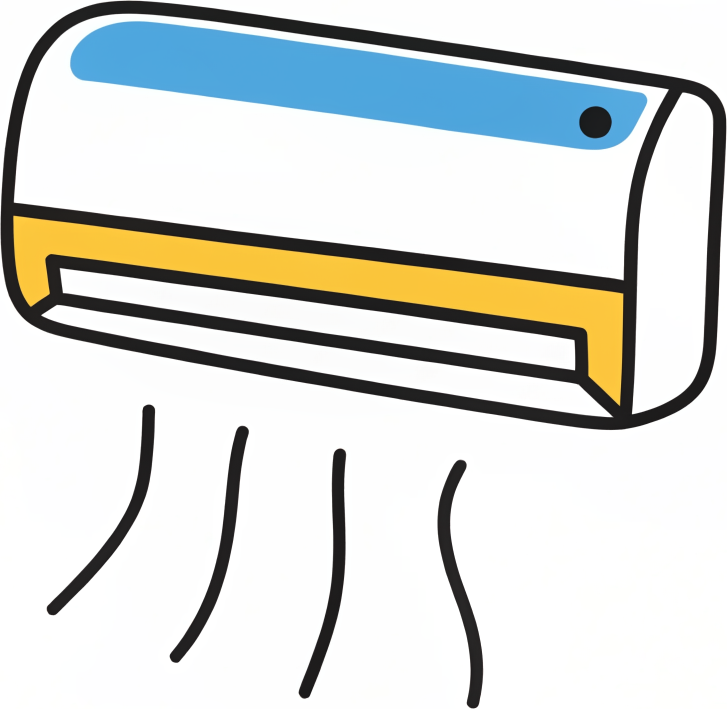
#> input picture doodle/assets/acunit.png, 727 x 709 px
$ python -i doodle_engine.py   (imports and definitions only)
#> lines starting #> are read from the running program, lines starting #| are printed output that depends on the picture; after the words box and inside, x2 and y2 are one past the last pixel; in counts of white or black regions, pixels touching at a corner belong together; pictures that were not available may be replaced by others from this repository, and a replacement may not be noted
#> further down, picture is the input picture: shape (709, 727, 3); mean B, G, R 213.4, 216.5, 213.2
#!/usr/bin/env python3
"""
Doodle Explainer ENGINE (no Node; SVG assets -> PIL composite -> ffmpeg).
Implements the format-dna/build-foundations spec:
 - rigged Character (separable parts rotated about correct joint pivots)
 - 6 primitives: slideIn, popIn, drawOn(wipe), headBob, armRaise, buildSequence
 - VO word-timestamps (ElevenLabs) -> per-word text reveal + tick SFX + head-bob
   on the SAME frame  (sync is the product)
 - element-by-element assembly, hard cuts, SFX kit, -14 LUFS master.

Drives off content/course/doodle_script.json. Run: python3 scripts/doodle_engine.py
"""
import hashlib, json, math, os, subprocess, sys, tempfile
from PIL import Image, ImageDraw, ImageFont
sys.path.insert(0, os.path.dirname(os.path.abspath(__file__)))
import doodle_assets as DA
import elevenlabs_tts as TTS
import make_lesson as ML

ROOT = os.path.join(os.path.dirname(os.path.abspath(__file__)), "..")
ASSETS = os.path.join(ROOT, "doodle", "assets")
SFXDIR = os.path.join(ROOT, "doodle", "sfx")
TC = os.path.join(ROOT, "content", "course", ".tts_cache")
W, H, FPS = int(os.environ.get("DOODLE_W", "1920")), int(os.environ.get("DOODLE_H", "1080")), 30
INK = (20, 20, 20)
PAPER = (250, 249, 245)            # warm off-white (v2 §1), not pure white
PAL_ACCENT = (255, 106, 0)         # marker emphasis (brand orange)


# [6 lines left out: function ground_line, not called in this run]


def draw_env(img, kind="city"):
    """Faint location doodle ILLUSTRATION behind the foreground (no geometric shapes).
    Uses the real Recraft doodle bg props rendered light-gray + low opacity."""
#> called with kind = 'city'
    prop = {"city": "citybg", "street": "citybg", "yard": "suburbbg", "house": "suburbbg"}.get(kind)
    if not prop:
        return img
    im = raster(prop, 1500)
    a = im.split()[3].point(lambda v: int(v * 0.42))      # faint
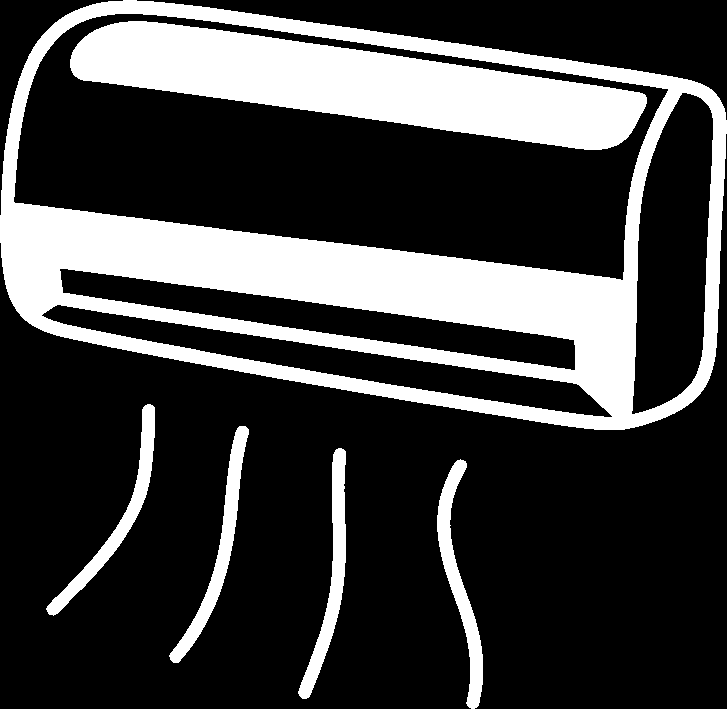
#> a: PIL image 727x709 L; values 0 (black) and 107 (white), 25.4% white; 6 white regions, box (x1, y1, x2, y2) and area: (0, 0, 727, 430) 81279, (70, 21, 647, 150) 36803, (437, 459, 483, 709) 3340, (298, 448, 346, 699) 3297, (169, 426, 249, 663) 3263, (46, 404, 155, 616) 3117
    faint = Image.new("RGBA", im.size, (206, 204, 196, 0)); faint.putalpha(a)
#> after `faint.putalpha(a)`:
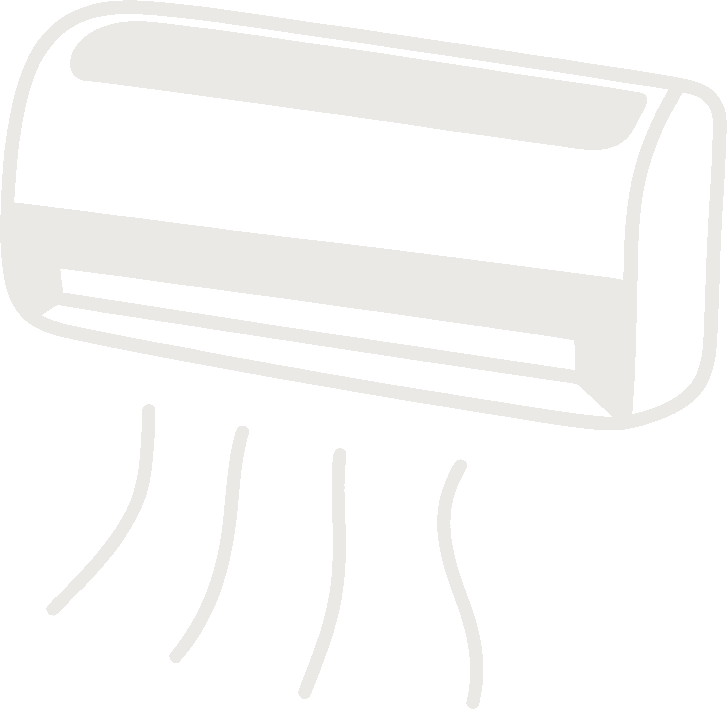
#> faint: PIL image 727x709 RGBA; mean R, G, B, A 206, 204, 196, 27.2; transparent parts drawn white
#> (the run stopped early here; a loop or call above may not have finished)

$ run again, on doodle/assets/calculator.png
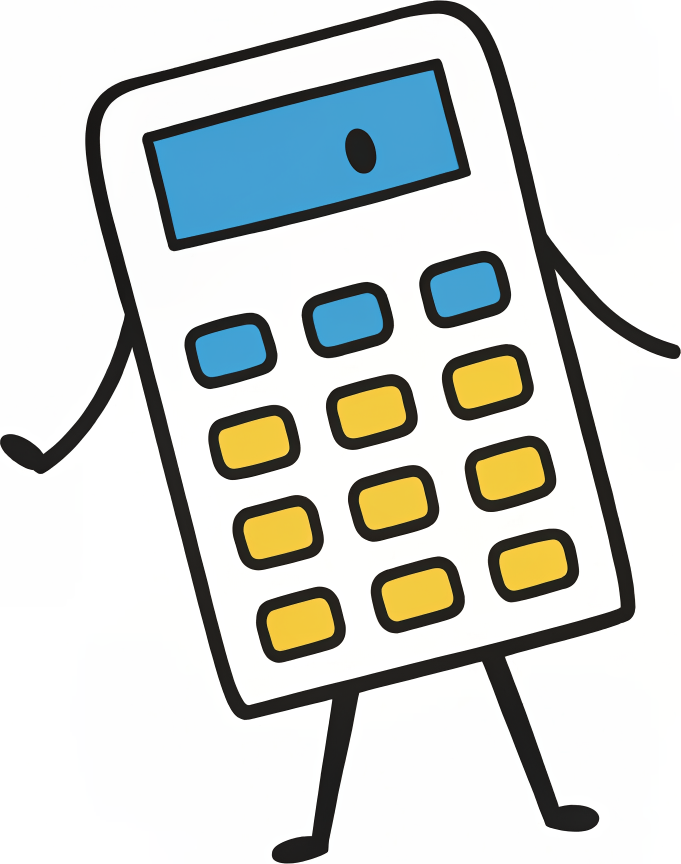
#> input picture doodle/assets/calculator.png, 681 x 864 px
#> picture is the input picture: shape (864, 681, 3); mean B, G, R 210.9, 214, 210
#> in draw_env, `a = im.split()[3].point(lambda v: int(v * 0.42))`:
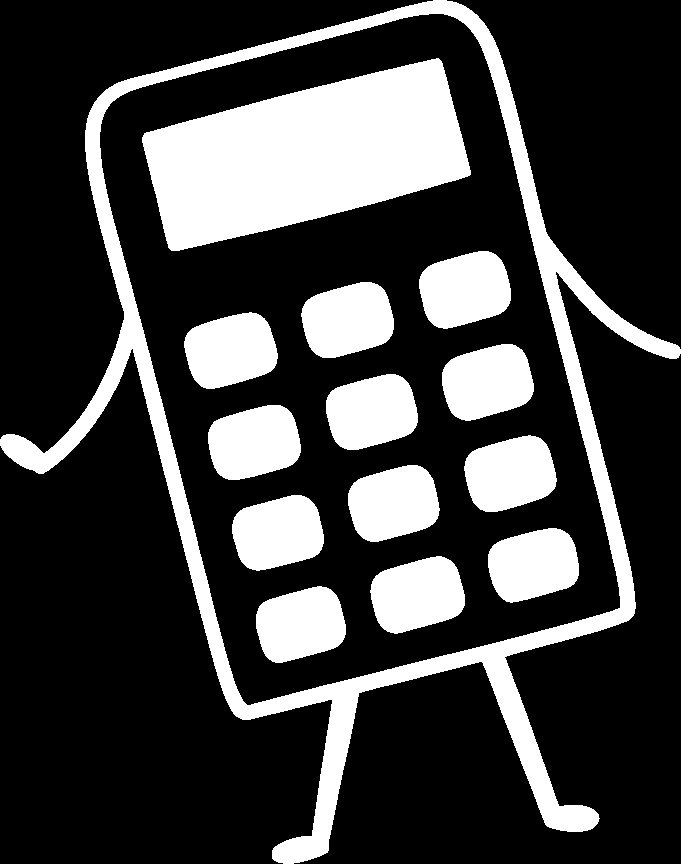
#> a: PIL image 681x864 L; values 0 (black) and 107 (white), 25.4% white; 14 white regions, largest, box (x1, y1, x2, y2) and area: (0, 0, 681, 864) 45333, (142, 58, 471, 251) 39077, (370, 556, 465, 634) 5549
#> in draw_env, `faint.putalpha(a)`:
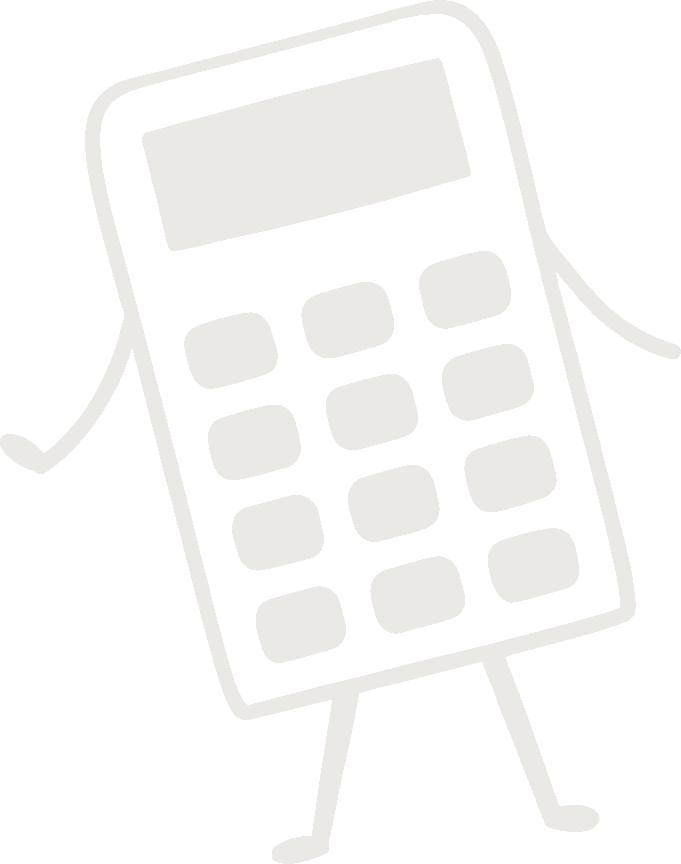
#> faint: PIL image 681x864 RGBA; mean R, G, B, A 206, 204, 196, 27.2; transparent parts drawn white

$ run again, on doodle/assets/calendar.png
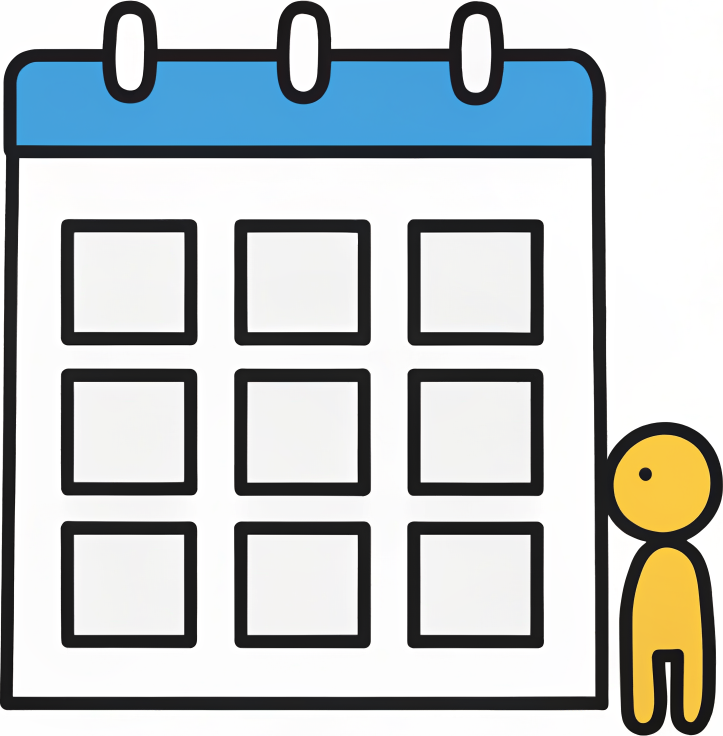
#> input picture doodle/assets/calendar.png, 723 x 736 px
#> picture is the input picture: shape (736, 723, 3); mean B, G, R 195.7, 194.8, 189.2
#> in draw_env, `a = im.split()[3].point(lambda v: int(v * 0.42))`:
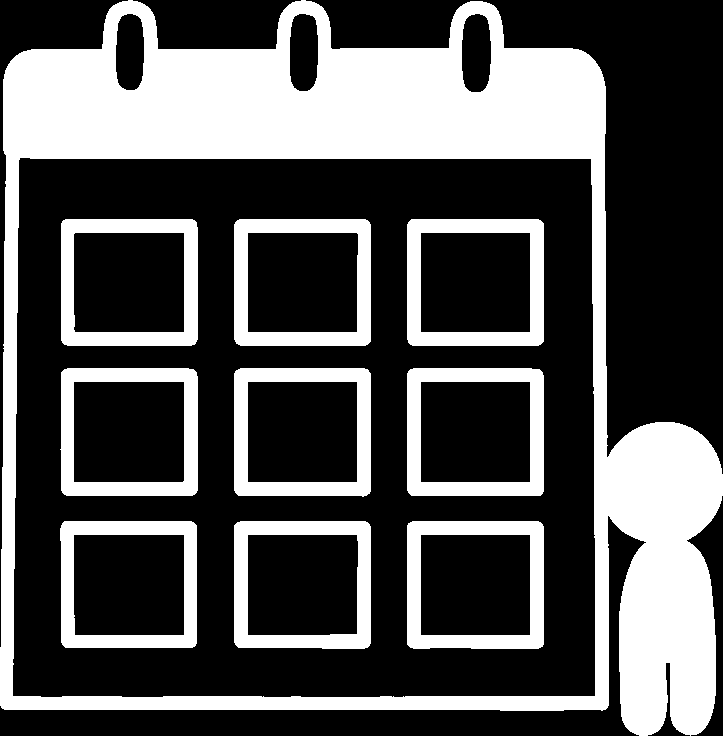
#> a: PIL image 723x736 L; values 0 (black) and 107 (white), 33.2% white; 10 white regions, largest, box (x1, y1, x2, y2) and area: (0, 0, 723, 736) 118254, (234, 368, 371, 497) 6590, (407, 368, 544, 496) 6581
#> in draw_env, `faint.putalpha(a)`:
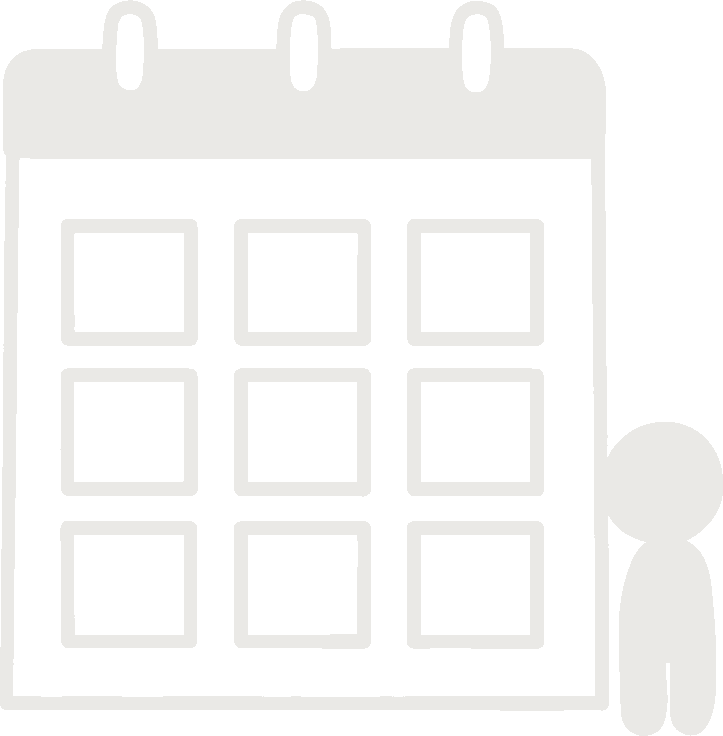
#> faint: PIL image 723x736 RGBA; mean R, G, B, A 206, 204, 196, 35.5; transparent parts drawn white
